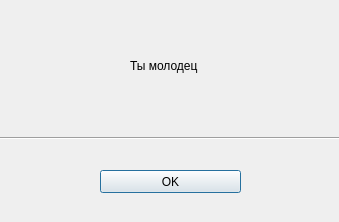
<?xml version="1.0" encoding="UTF-8"?>
<ui version="4.0">
 <class>finished</class>
 <widget class="QDialog" name="finished">
  <property name="geometry">
   <rect>
    <x>0</x>
    <y>0</y>
    <width>339</width>
    <height>222</height>
   </rect>
  </property>
  <property name="sizePolicy">
   <sizepolicy hsizetype="Preferred" vsizetype="Preferred">
    <horstretch>0</horstretch>
    <verstretch>0</verstretch>
   </sizepolicy>
  </property>
  <property name="maximumSize">
   <size>
    <width>685</width>
    <height>300</height>
   </size>
  </property>
  <property name="windowTitle">
   <string>Операция завершена</string>
  </property>
  <widget class="QPushButton" name="pushButton">
   <property name="geometry">
    <rect>
     <x>100</x>
     <y>170</y>
     <width>141</width>
     <height>23</height>
    </rect>
   </property>
   <property name="text">
    <string>OK</string>
   </property>
  </widget>
  <widget class="QLabel" name="messagefinish">
   <property name="geometry">
    <rect>
     <x>70</x>
     <y>50</y>
     <width>311</width>
     <height>21</height>
    </rect>
   </property>
   <property name="font">
    <font>
     <pointsize>11</pointsize>
    </font>
   </property>
   <property name="text">
    <string/>
   </property>
  </widget>
  <widget class="Line" name="line">
   <property name="geometry">
    <rect>
     <x>0</x>
     <y>130</y>
     <width>691</width>
     <height>16</height>
    </rect>
   </property>
   <property name="orientation">
    <enum>Qt::Horizontal</enum>
   </property>
  </widget>
  <widget class="QLabel" name="label">
   <property name="geometry">
    <rect>
     <x>130</x>
     <y>40</y>
     <width>71</width>
     <height>51</height>
    </rect>
   </property>
   <property name="text">
    <string>Ты молодец</string>
   </property>
  </widget>
 </widget>
 <resources/>
 <connections/>
</ui>
